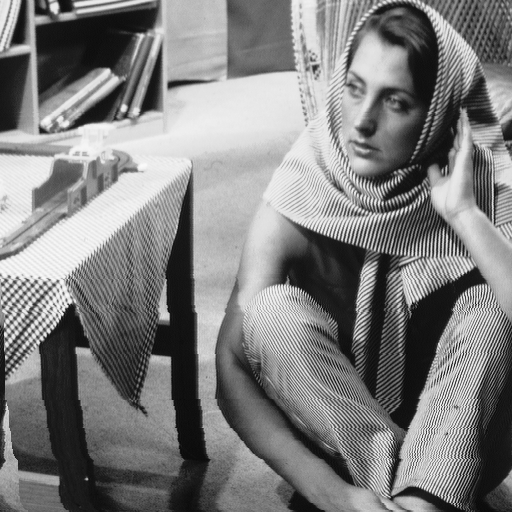
%> input picture bar.bmp, 512 x 512 px
$ octave AlgoEncryptImage2.m   (GNU Octave 9; MATLAB toolbox functions it lacks are replaced by stand-ins)
%> lines starting %> are read from the running program, lines starting %| are printed output that depends on the picture
clc;
close all;
clear all;

%read the original image
imgRead= imread ('bar.bmp');
%> imgRead is the input picture: size 512x512 uint8; min 7, max 250, mean 126.6
%weight W1 and Length of the original image
[W1,L1] = size(imgRead)
%> W1 = 512; L1 = 512

%number of block S
n=8;
img8=reshape(imgRead,n,n,[]);
[W2,L2,S]=size(img8)
%> W2 = 8; L2 = 8; S = 4096

%initialisation
column=1 ;


% generate a random number of 12 bits
X = round(rand*(2^8-1));
Xbin = de2bi(X,12);

% create file txt to write in it the random number
fileKey = fopen ( 'myRandomKeyForImage.txt', 'wt');
fprintf(fileKey, num2str(X));
fclose(fileKey);

%put in integer
img=int8(double(imgRead)-128);

for jtemp = 1 : (S/(W2*L2))
    for itemp = 1 : (S/(W2*L2))

        % decomposing the image in 8x8 block
        temp = img((itemp-1)*8+1 : (itemp-1)*8+8, (jtemp-1)*8+1 : (jtemp-1)*8+8);

        %DCT transformation
        tempDct = dct2(temp);

       %Select the 6 coefficients
        coefSelected = [tempDct(1,1), tempDct(1,2), tempDct(1,3), tempDct(2,1), tempDct(2,2), tempDct(3,1)];

        %round the 6 coefficients
        coefSelectedRound = round(coefSelected);

        %get absolue value of the 6 coefficients
        coefSelectedRoundAbs = abs(coefSelectedRound);

        %transformation into binary (but sign missing: positive =0; negative =1)
        coefSelectedRoundAbsBin = [dec2bin(coefSelectedRoundAbs(1), 12);
        dec2bin(coefSelectedRoundAbs(2), 12);
        dec2bin(coefSelectedRoundAbs(3), 12);
        dec2bin(coefSelectedRoundAbs(4), 12);
        dec2bin(coefSelectedRoundAbs(5), 12);
        dec2bin(coefSelectedRoundAbs(6), 12)];

        %put the sign in the 12th bit (it is already 0 for the positive number)
        for indexSelectedCoef = 1:6
            if coefSelected(indexSelectedCoef) < 0
            coefSelectedRoundAbsBin(indexSelectedCoef,1) = '1';
            end
        end

        %check
        %coefSelectedRoundAbsBin

        %Then open the Key file (always the same key for the moment).
        fileKey = fopen ('myRandomKey.txt', 'rt');
        formatSpec = '%s';
        Y= fscanf(fileKey, formatSpec);
        fclose(fileKey);
        Ynum=str2num(Y);
        Ybin=dec2bin(Ynum,12);

        %crypt with  xor (with the function myxor (Han) avec Ybin the 6 coefficients
        %initialization
        coefSelectedRoundAbsBinXor = coefSelectedRoundAbsBin;

        for indexSelectedCoef = 1:6
        %xor with function myxor
            coefSelectedRoundAbsBinXor(indexSelectedCoef,1:12) = myXor(coefSelectedRoundAbsBin(indexSelectedCoef,1:12), Ybin);
       %put binary in decimal
       %initialisation (without the sign)
            coefSelectedRoundAbsBinXorAbs(indexSelectedCoef) = bin2dec(coefSelectedRoundAbsBinXor(indexSelectedCoef,2:12));
        %put the sign
            if coefSelectedRoundAbsBinXor(indexSelectedCoef,1) == '1'
                coefSelectedRoundAbsBinXorInt(indexSelectedCoef) = coefSelectedRoundAbsBinXorAbs(indexSelectedCoef) * (-1);
            else
                coefSelectedRoundAbsBinXorInt(indexSelectedCoef) = coefSelectedRoundAbsBinXorAbs(indexSelectedCoef);
            end
        end


    %put the 6 coefficients (XORed) in the matrice Adct
    tempDct(1,1) = coefSelectedRoundAbsBinXorInt(1);
    tempDct(1,2) = coefSelectedRoundAbsBinXorInt(2);
    tempDct(1,3) = coefSelectedRoundAbsBinXorInt(3);
    tempDct(2,1) = coefSelectedRoundAbsBinXorInt(4);
    tempDct(2,2) = coefSelectedRoundAbsBinXorInt(5);
    tempDct(3,1) = coefSelectedRoundAbsBinXorInt(6);

    %transform with idct to obtain A protected
        tempIdct = idct2(tempDct);
    %transform with integer
        tempProtectedInt=int16(tempIdct);

         % put in a colonne W1*L1
        for j = 1 : 8
           for i = 1 : 8
                imgProtectedCol(column)= tempProtectedInt(i,j);
               column = column + 1;
           end
        end


    end
end
%> after the loop, coefSelectedRoundAbsBin = {'101010101001', '100000000100', '000000000011', '000000101101', '000000000001', '100000001110'}; coefSelectedRoundAbsBinXor = {'111111000100', '110101101001', '010101101110', '010101000000', '010101101100', '110101100011'}; coefSelectedRoundAbsBinXorAbs = [1988 1385 1390 1344 1388 1379]; coefSelectedRoundAbsBinXorInt = [-1988 -1385 1390 1344 1388 -1379]; column = 262145; tempDct = [-1988 -1385 1390 0.161 -6.63 -16.34 0.266 -4.03; 1344 1388 7.01 -5.32 0.668 -9.42 -1.15 -2.83; -1379 11.4 -10.65 2.37 5.2 -10.84 3.91 3.77; -11.86 7.2 17.48 5.91 2.93 2.32 -5.38 -1.08; 9.88 -22.21 -10.26 -2.71 8.62 13.31 1.68 -1.69; 10.66 -3 10.82 -0.142 1.21 12.53 -3.72 -1.97; -2.64 -0.893 -4.09 8.6 -6.08 6.48 -4.1 -0.641; 4.23 6.71 -4.03 0.594 -6.63 -18.24 4.35 -0.801]
size(imgProtectedCol)
%> ans = [1 262144]

%Put the image in matrix W1 x L1
imgProtected = zeros(512,512);
k=1; m=1;
while m < 65
    while k < m*(W1*8) +1
        for j=1 : 512
            for i = 1 + (m-1)*8 : 8 +(m-1)*8
                imgProtected(i,j)= imgProtectedCol(k);
                k=k+1;
            end

        end
    end
    m=m+1;
end
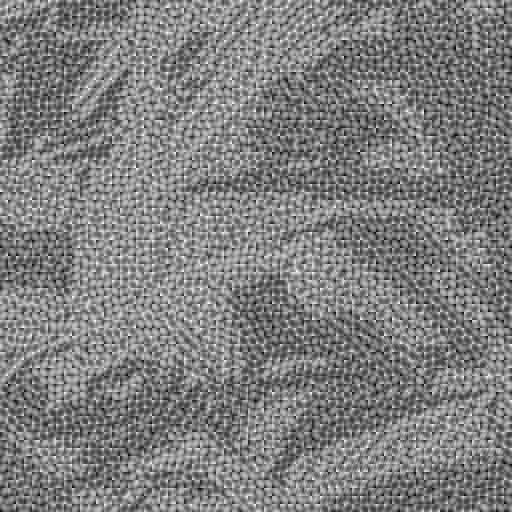
%> imgProtected: size 512x512 double; min -1530, max 1532, mean 0.3; drawn with min black and max white
%> after the loop, k = 262145; m = 65
imgProtected;

%Decrypt to find the original image

recover = double(imgProtected);
columnRecover = 1;
imgRecover = zeros(512,512);

%> (the run ends here)
